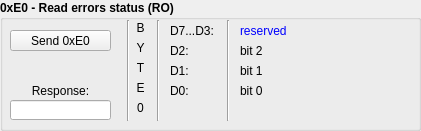
      <widget class="QGroupBox" name="xE0_ctrl_group_box">
       <property name="geometry">
        <rect>
         <x>10</x>
         <y>670</y>
         <width>421</width>
         <height>131</height>
        </rect>
       </property>
       <property name="font">
        <font>
         <weight>75</weight>
         <bold>true</bold>
        </font>
       </property>
       <property name="title">
        <string>0xE0 - Read errors status (RO)</string>
       </property>
       <widget class="QPushButton" name="xE0_send_pb">
        <property name="geometry">
         <rect>
          <x>10</x>
          <y>30</y>
          <width>101</width>
          <height>21</height>
         </rect>
        </property>
        <property name="font">
         <font>
          <weight>50</weight>
          <bold>false</bold>
         </font>
        </property>
        <property name="text">
         <string>Send 0xE0</string>
        </property>
       </widget>
       <widget class="QLineEdit" name="xE0_resp_line_ed">
        <property name="geometry">
         <rect>
          <x>10</x>
          <y>100</y>
          <width>101</width>
          <height>20</height>
         </rect>
        </property>
        <property name="font">
         <font>
          <weight>50</weight>
          <bold>false</bold>
         </font>
        </property>
        <property name="text">
         <string/>
        </property>
        <property name="alignment">
         <set>Qt::AlignCenter</set>
        </property>
       </widget>
       <widget class="QLabel" name="xE0_send_lbl">
        <property name="geometry">
         <rect>
          <x>10</x>
          <y>80</y>
          <width>101</width>
          <height>21</height>
         </rect>
        </property>
        <property name="font">
         <font>
          <weight>50</weight>
          <bold>false</bold>
         </font>
        </property>
        <property name="text">
         <string>Response:</string>
        </property>
        <property name="alignment">
         <set>Qt::AlignCenter</set>
        </property>
       </widget>
       <widget class="QLabel" name="xE0_d7_lbl">
        <property name="geometry">
         <rect>
          <x>170</x>
          <y>20</y>
          <width>51</width>
          <height>21</height>
         </rect>
        </property>
        <property name="font">
         <font>
          <weight>50</weight>
          <bold>false</bold>
         </font>
        </property>
        <property name="text">
         <string>D7...D3:</string>
        </property>
       </widget>
       <widget class="QLabel" name="xE0_d2_lbl">
        <property name="geometry">
         <rect>
          <x>170</x>
          <y>40</y>
          <width>51</width>
          <height>21</height>
         </rect>
        </property>
        <property name="font">
         <font>
          <weight>50</weight>
          <bold>false</bold>
         </font>
        </property>
        <property name="text">
         <string>D2:</string>
        </property>
       </widget>
       <widget class="QLabel" name="xE0_d0_lbl">
        <property name="geometry">
         <rect>
          <x>170</x>
          <y>80</y>
          <width>31</width>
          <height>21</height>
         </rect>
        </property>
        <property name="font">
         <font>
          <weight>50</weight>
          <bold>false</bold>
         </font>
        </property>
        <property name="text">
         <string>D0:</string>
        </property>
       </widget>
       <widget class="QLabel" name="xE0_d1_lbl">
        <property name="geometry">
         <rect>
          <x>170</x>
          <y>60</y>
          <width>31</width>
          <height>21</height>
         </rect>
        </property>
        <property name="font">
         <font>
          <weight>50</weight>
          <bold>false</bold>
         </font>
        </property>
        <property name="text">
         <string>D1:</string>
        </property>
       </widget>
       <widget class="QLabel" name="xE0_resp_d7_lbl">
        <property name="geometry">
         <rect>
          <x>240</x>
          <y>20</y>
          <width>171</width>
          <height>21</height>
         </rect>
        </property>
        <property name="font">
         <font>
          <weight>50</weight>
          <bold>false</bold>
         </font>
        </property>
        <property name="styleSheet">
         <string notr="true">color: rgb(0, 0, 255);</string>
        </property>
        <property name="text">
         <string>reserved</string>
        </property>
       </widget>
       <widget class="QLabel" name="xE0_resp_d2_lbl">
        <property name="geometry">
         <rect>
          <x>240</x>
          <y>40</y>
          <width>171</width>
          <height>21</height>
         </rect>
        </property>
        <property name="font">
         <font>
          <weight>50</weight>
          <bold>false</bold>
         </font>
        </property>
        <property name="styleSheet">
         <string notr="true"/>
        </property>
        <property name="text">
         <string>bit 2</string>
        </property>
       </widget>
       <widget class="QLabel" name="xE0_resp_d1_lbl">
        <property name="geometry">
         <rect>
          <x>240</x>
          <y>60</y>
          <width>171</width>
          <height>21</height>
         </rect>
        </property>
        <property name="font">
         <font>
          <weight>50</weight>
          <bold>false</bold>
         </font>
        </property>
        <property name="styleSheet">
         <string notr="true"/>
        </property>
        <property name="text">
         <string>bit 1</string>
        </property>
       </widget>
       <widget class="QLabel" name="xE0_resp_d0_lbl">
        <property name="geometry">
         <rect>
          <x>240</x>
          <y>80</y>
          <width>171</width>
          <height>21</height>
         </rect>
        </property>
        <property name="font">
         <font>
          <weight>50</weight>
          <bold>false</bold>
         </font>
        </property>
        <property name="styleSheet">
         <string notr="true"/>
        </property>
        <property name="text">
         <string>bit 0</string>
        </property>
       </widget>
       <widget class="Line" name="line_12">
        <property name="geometry">
         <rect>
          <x>120</x>
          <y>20</y>
          <width>16</width>
          <height>101</height>
         </rect>
        </property>
        <property name="orientation">
         <enum>Qt::Vertical</enum>
        </property>
       </widget>
       <widget class="Line" name="line_13">
        <property name="geometry">
         <rect>
          <x>150</x>
          <y>20</y>
          <width>16</width>
          <height>101</height>
         </rect>
        </property>
        <property name="orientation">
         <enum>Qt::Vertical</enum>
        </property>
       </widget>
       <widget class="Line" name="line_14">
        <property name="geometry">
         <rect>
          <x>220</x>
          <y>20</y>
          <width>16</width>
          <height>101</height>
         </rect>
        </property>
        <property name="orientation">
         <enum>Qt::Vertical</enum>
        </property>
       </widget>
       <widget class="QLabel" name="x80_b0_lbl_10">
        <property name="geometry">
         <rect>
          <x>130</x>
          <y>20</y>
          <width>21</width>
          <height>16</height>
         </rect>
        </property>
        <property name="font">
         <font>
          <weight>50</weight>
          <bold>false</bold>
         </font>
        </property>
        <property name="text">
         <string>B</string>
        </property>
        <property name="alignment">
         <set>Qt::AlignCenter</set>
        </property>
        <property name="margin">
         <number>0</number>
        </property>
       </widget>
       <widget class="QLabel" name="x80_b0_lbl_11">
        <property name="geometry">
         <rect>
          <x>130</x>
          <y>40</y>
          <width>21</width>
          <height>16</height>
         </rect>
        </property>
        <property name="font">
         <font>
          <weight>50</weight>
          <bold>false</bold>
         </font>
        </property>
        <property name="text">
         <string>Y</string>
        </property>
        <property name="alignment">
         <set>Qt::AlignCenter</set>
        </property>
        <property name="margin">
         <number>0</number>
        </property>
       </widget>
       <widget class="QLabel" name="x80_b0_lbl_12">
        <property name="geometry">
         <rect>
          <x>130</x>
          <y>60</y>
          <width>21</width>
          <height>16</height>
         </rect>
        </property>
        <property name="font">
         <font>
          <weight>50</weight>
          <bold>false</bold>
         </font>
        </property>
        <property name="text">
         <string>T</string>
        </property>
        <property name="alignment">
         <set>Qt::AlignCenter</set>
        </property>
        <property name="margin">
         <number>0</number>
        </property>
       </widget>
       <widget class="QLabel" name="x80_b0_lbl_13">
        <property name="geometry">
         <rect>
          <x>130</x>
          <y>80</y>
          <width>21</width>
          <height>16</height>
         </rect>
        </property>
        <property name="font">
         <font>
          <weight>50</weight>
          <bold>false</bold>
         </font>
        </property>
        <property name="text">
         <string>E</string>
        </property>
        <property name="alignment">
         <set>Qt::AlignCenter</set>
        </property>
        <property name="margin">
         <number>0</number>
        </property>
       </widget>
       <widget class="QLabel" name="x80_b0_lbl_14">
        <property name="geometry">
         <rect>
          <x>130</x>
          <y>100</y>
          <width>21</width>
          <height>16</height>
         </rect>
        </property>
        <property name="font">
         <font>
          <weight>50</weight>
          <bold>false</bold>
         </font>
        </property>
        <property name="text">
         <string>0</string>
        </property>
        <property name="alignment">
         <set>Qt::AlignCenter</set>
        </property>
        <property name="margin">
         <number>0</number>
        </property>
       </widget>
      </widget>
